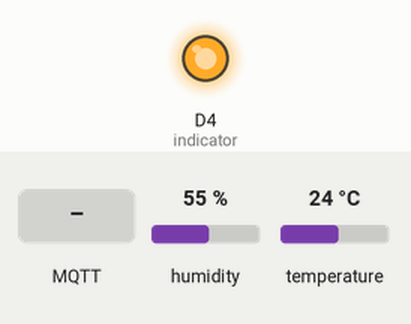
Bench run of a sketch on a simulated ESP8266 (NodeMCU). Shown: output pins drawn as LEDs (lit = HIGH). The inputs (shaded band) are chosen by the test bench; at power-on: temperature 24 °C, humidity 55 %. WiFi joins after 1.5 s; servers stay silent unless stated; no MQTT or app messages arrive unless stated; what the sketch prints to the serial monitor is not drawn.

Above: at 2.7 s.
2.8 s: temperature set to 27.4 °C
10.1 s: temperature set to 28.8 °C
At 16.0 s:
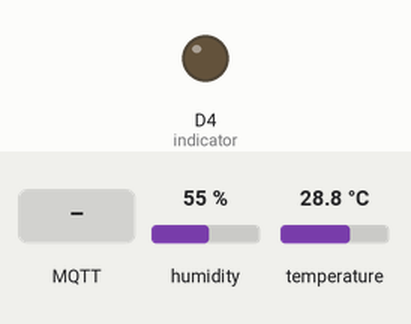
17.1 s: MQTT message "Mi4" arrives on the first subscribed topic
At 23.4 s:
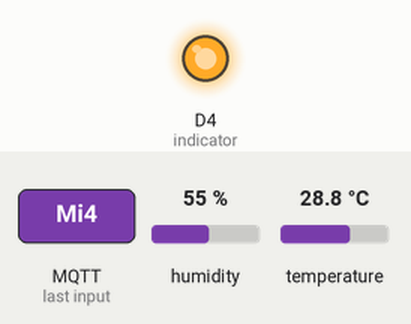
24.2 s: MQTT message "1" arrives on the first subscribed topic
At 30.7 s:
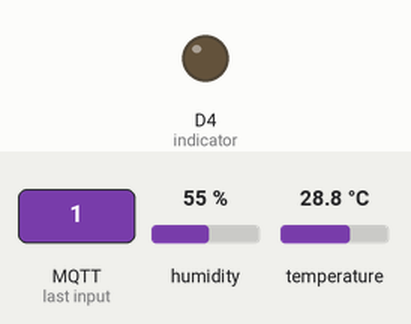
31.3 s: MQTT message "0" arrives on the first subscribed topic
At 37.9 s:
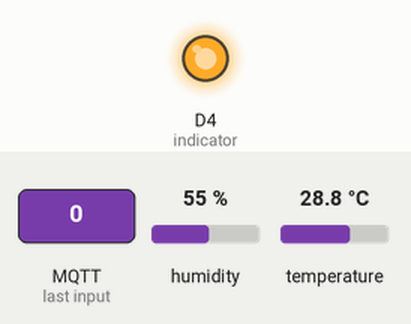
Timing chart, 0 to 39.4 s (numbered marks = the images above; inputs shaded):
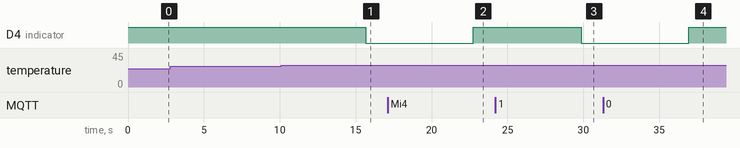

The sketch:

dht22_server_room_nodered_rp2.ino
```cpp
/* 19/10/15
 * Final working for MQTT+IR+PIR+Ultrasonic
 * AP config to be added later
  IR1
  /* flag name: tval = temperature value flag
   *  mail_flag = flag to send mail
   *  flag2 = humidity
   *
 */
/*
 Basic ESP8266 MQTT example

 This sketch demonstrates the capabilities of the pubsub library in combination
 with the ESP8266 board/library.

 It connects to an MQTT server then:
  - publishes "hello world" to the topic "outTopic" every two seconds
  - subscribes to the topic "inTopic", printing out any messages
    it receives. NB - it assumes the received payloads are strings not binary
  - If the first character of the topic "inTopic" is an 1, switch ON the ESP Led,
    else switch it off

 It will reconnect to the server if the connection is lost using a blocking
 reconnect function. See the 'mqtt_reconnect_nonblocking' example for how to
 achieve the same result without blocking the main loop.

 To install the ESP8266 board, (using Arduino 1.6.4+):
  - Add the following 3rd party board manager under "File -> Preferences -> Additional Boards Manager URLs":
       http://arduino.esp8266.com/stable/package_esp8266com_index.json
  - Open the "Tools -> Board -> Board Manager" and click install for the ESP8266"
  - Select your ESP8266 in "Tools -> Board"

*/

#include <ESP8266WiFi.h>
#include <PubSubClient.h>
#include "DHT.h"
#define DHTPIN D2
#define DHTTYPE DHT22  // DHT 22  (AM2302)
// Update these with values suitable for your network.

//const char* ssid = "Mi4";
//const char* password = "1234567890";
//const char* mqtt_server = "192.168.43.214";
const char* ssid = "TARAL SHAH1";
const char* password = "taralshah123";
const char* mqtt_server = "192.168.1.109";

WiFiClient espClient;
PubSubClient client(espClient);
long lastMsg = 0;
char msg[50];
unsigned int flag2 = 0;
int value = 0;
int Pin = 14; //D5 IR
int indicator = 2; //D4 LED
int Pin1 = 12 ;// D6 IR
//Ultrasonic
const int trigPin = 4;  // D2
const int echoPin = 5;  // D1
unsigned int tval = 0;
int flag = 0;
int flag1 = 0;
int mail_flag = 0;
int j = 0;
int loopcount = 0; // it will check after  every 1 min
void setd();
void humidity();
// defines variables
long duration;
int distance;
int fdistance;
int dis[5];
int i = 0;
DHT dht(DHTPIN, DHTTYPE);


void setup() {
  pinMode(BUILTIN_LED, OUTPUT);     // Initialize the BUILTIN_LED pin as an output
  pinMode(Pin, INPUT);
  pinMode(Pin1,INPUT);
  pinMode(trigPin, OUTPUT); // Sets the trigPin as an Output
  pinMode(indicator, OUTPUT); // Sets the trigPin as an Output
  pinMode(echoPin, INPUT); // Sets the echoPin as an Input
  Serial.begin(9600); // Starts the serial communication
  digitalWrite(indicator, HIGH);
  Serial.print("Distance: ");
  Serial.print("setd ");
  Serial.println("DHTxx test!");

   dht.begin();
//  setd();

//  Serial.begin(115200);
  setup_wifi();
  client.setServer(mqtt_server, 1883);
  client.setCallback(callback);
}

void setup_wifi() {
  delay(10);
  // We start by connecting to a WiFi network
  Serial.println();
  Serial.print("Connecting to ");
  Serial.println(ssid);

  WiFi.begin(ssid, password);

  while (WiFi.status() != WL_CONNECTED) {
    delay(500);
    Serial.print(".");
  }

  Serial.println("");
  Serial.println("WiFi connected");
  Serial.println("IP address: ");
  Serial.println(WiFi.localIP());
}

void callback(char* topic, byte* payload, unsigned int length) {
  Serial.print("Message arrived [");
  Serial.print(topic);
  Serial.print("] ");
  for (int i = 0; i < length; i++) {
    Serial.print((char)payload[i]);
  }
  Serial.println();

  // Switch on the LED if an 1 was received as first character
  if ((char)payload[0] == '1') {
    digitalWrite(BUILTIN_LED, LOW);   // Turn the LED on (Note that LOW is the voltage level
    // but actually the LED is on; this is because
    // it is acive low on the ESP-01)
  } else {
    digitalWrite(BUILTIN_LED, HIGH);  // Turn the LED off by making the voltage HIGH
  }

}

void reconnect() {
  // Loop until we're reconnected
  while (!client.connected()) {
  //  Serial.print("Attempting MQTT connection...");
    // Attempt to connect
    if (client.connect("ESP8266Client")) {
   //   Serial.println("connected");
      // Once connected, publish an announcement...
//      client.publish("topic", "hello world");
      // ... and resubscribe
      client.subscribe("test");
    } else {
      Serial.print("failed, rc=");
      Serial.print(client.state());
      Serial.println(" try again in 5 seconds");
      // Wait 5 seconds before retrying
      delay(5000);
    }
  }
}
void loop() {

  if (!client.connected()) {
    reconnect();
  }
  client.loop();
  long now = millis();
  if (now - lastMsg > 2) {
 lastMsg = now;
  if(flag2)
  {
      if(tval)
      {
       if(!mail_flag)
        {
          client.publish("temperature_critical", "temp");
          mail_flag = 1;
          digitalWrite(indicator, LOW);
        }
      }
      else
      {
      client.publish("temperature_critical", "temp1");
      mail_flag = 0;
      digitalWrite(indicator, HIGH);
      }
      Serial.println("Published");
      flag2 = 0;
  }
//   if( digitalRead(Pin1) == HIGH ) // IR
// {
//      client.publish("topic", "IR Sensor2");
//     Serial.println("IR sensor2");
//     digitalWrite(indicator, LOW);
//       delay(3200);
//     digitalWrite(indicator, HIGH);
//  }

    loopcount++;
    if (loopcount >= 10)
    {
      Serial.print("ok");
      delay(5000);
    humidity();
    loopcount = 0;
    flag2 = 1;
    }
  }
}

void humidity()
{
   delay(2000);
   float h = dht.readHumidity();
  // Read temperature as Celsius (the default)
  float t = dht.readTemperature();
  // Read temperature as Fahrenheit (isFahrenheit = true)
  float f = dht.readTemperature(true);

    if (isnan(h) || isnan(t) || isnan(f)) {
    Serial.println("Failed to read from DHT sensor!");
    return;
  }

      // Compute heat index in Fahrenheit (the default)
  float hif = dht.computeHeatIndex(f, h);
  // Compute heat index in Celsius (isFahreheit = false)
  float hic = dht.computeHeatIndex(t, h, false);

  Serial.print("Humidity: ");
  Serial.print(h);
  Serial.print(" %\t");
  Serial.print("Temperature: ");
  Serial.print(t);
  if(t > 28)
  tval = 1;
  else
  tval = 0;
  snprintf (msg, 75, "%ld",t);
//  client.publish("topic", msg);
  Serial.print(" *C ");
  Serial.print(f);
  Serial.print(" *F\t");
  Serial.print("Heat index: ");
  Serial.print(hic);
  Serial.print(" *C ");
  Serial.print(hif);
  Serial.println(" *F");

 }
```

Measured:
- the behaviour switches between 28 and 28.1 °C on temperature (found by bisection; images 0 and 1)
- after the input at 2.8 s, every drawn part: stays the same
- after the input at 10.1 s, D4 (indicator): HIGH → LOW after 5.6 s
- after the input at 17.1 s, D4 (indicator): LOW → HIGH after 5.7 s
- after the input at 24.2 s, D4 (indicator): HIGH → LOW after 5.6 s
- after the input at 31.3 s, D4 (indicator): LOW → HIGH after 5.6 s
